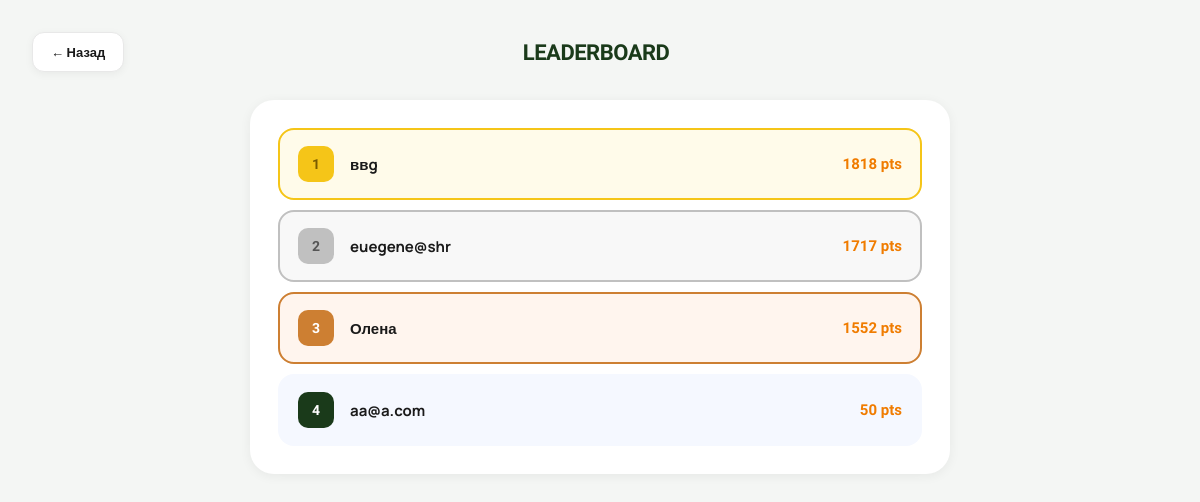
The app's page /rating/leaderboard/, older data.
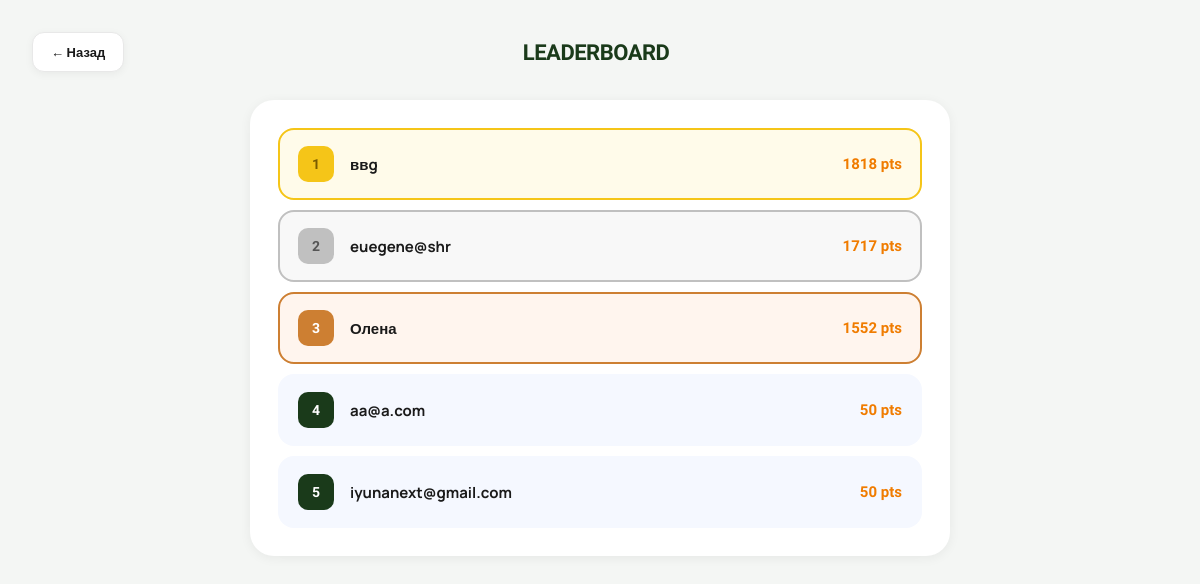
The same page, newer data.
### rating/models.py (models this page shows, shortened)
class UserRating(models.Model):
    user = models.OneToOneField(User, on_delete=models.CASCADE, related_name="rating")
    total_points = models.FloatField(default=0)
    streak_days = models.IntegerField(default=0)
    last_completed_date = models.DateField(null=True, blank=True)

### users/models.py (models this page shows)
class User(AbstractUser):
    email = models.EmailField(unique=True)
    total_points = models.IntegerField(default=0)
    coins = models.IntegerField(default=100)  # added this for coin sysytem
    USERNAME_FIELD = "email"
    REQUIRED_FIELDS = ['username']

### rating/views.py (the view)
# urls.py: path("leaderboard/", leaderboard_view, name="leaderboard"),
def leaderboard_view(request):
    top_users = UserRating.objects.select_related("user") \
        .order_by("-total_points")[:10]
    return render(request, "rating/leaderboard.html", {
        "top_users": top_users
    })

### rating/templates/rating/leaderboard.html (shortened to what this page needs)
<!DOCTYPE html>
<html lang="uk">
<head>
</head>
<body>
<div class="page-header">
  <a href="{% url 'rating:my_rating' %}" class="back-btn">← Назад</a>
  <div class="page-title">LEADERBOARD</div>
</div>
<div class="board-card">
  {% for user_rating in top_users %}
    <div class="board-row
      {% if forloop.counter == 1 %}gold
      {% elif forloop.counter == 2 %}silver
      {% elif forloop.counter == 3 %}bronze
      {% endif %}
    ">
      <div class="rank-badge">{{ forloop.counter }}</div>
      <div class="board-username">{{ user_rating.user.username }}</div>
      <div class="board-pts">{{ user_rating.total_points|floatformat:0 }} pts</div>
    </div>
  {% empty %}
    <div class="empty-msg">Поки що немає даних 🙌</div>
  {% endfor %}
</div>
</body>
</html>

Row changes from the older to the newer data that the page shows:
added UserRating: user.username "iyunanext@gmail.com", total_points "50"
